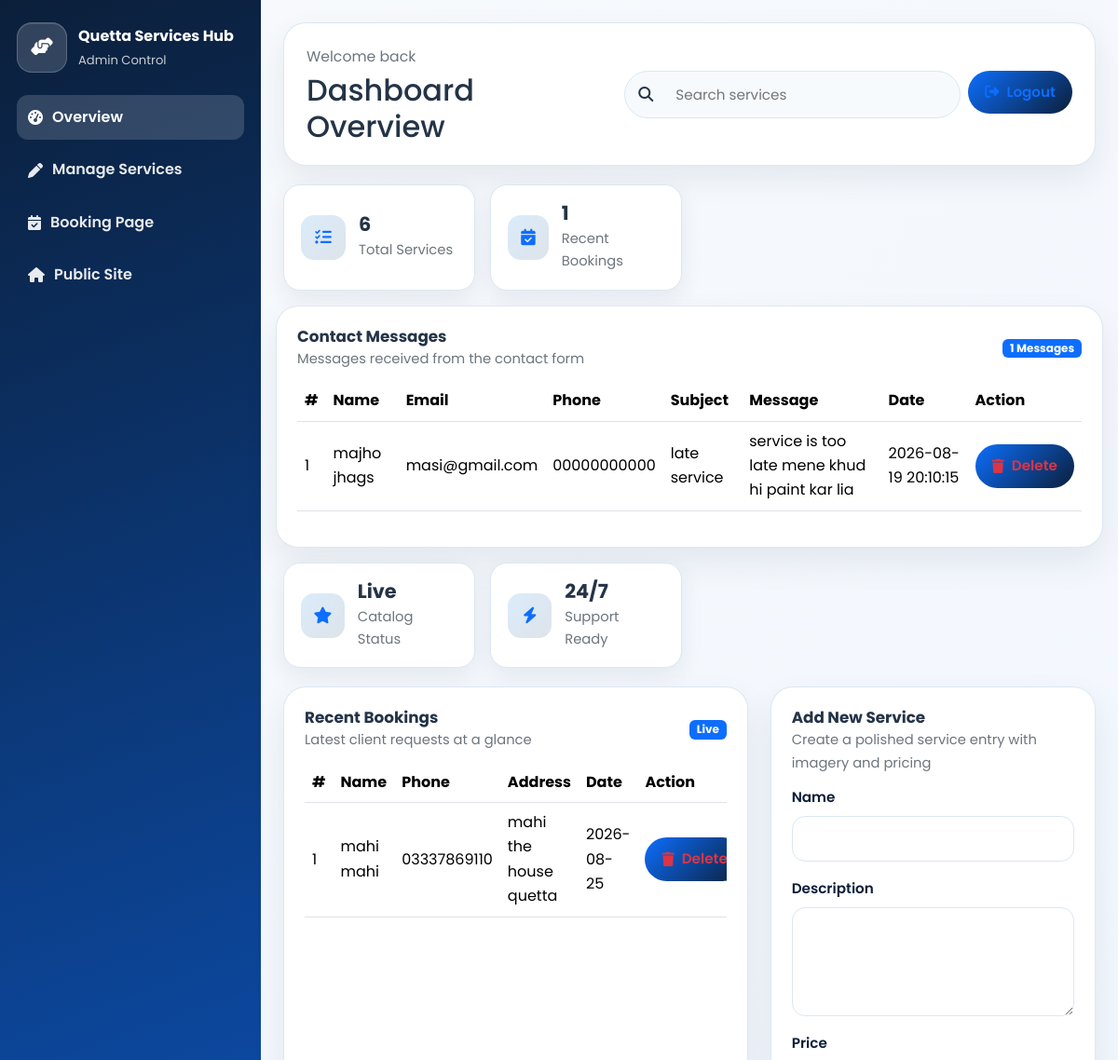
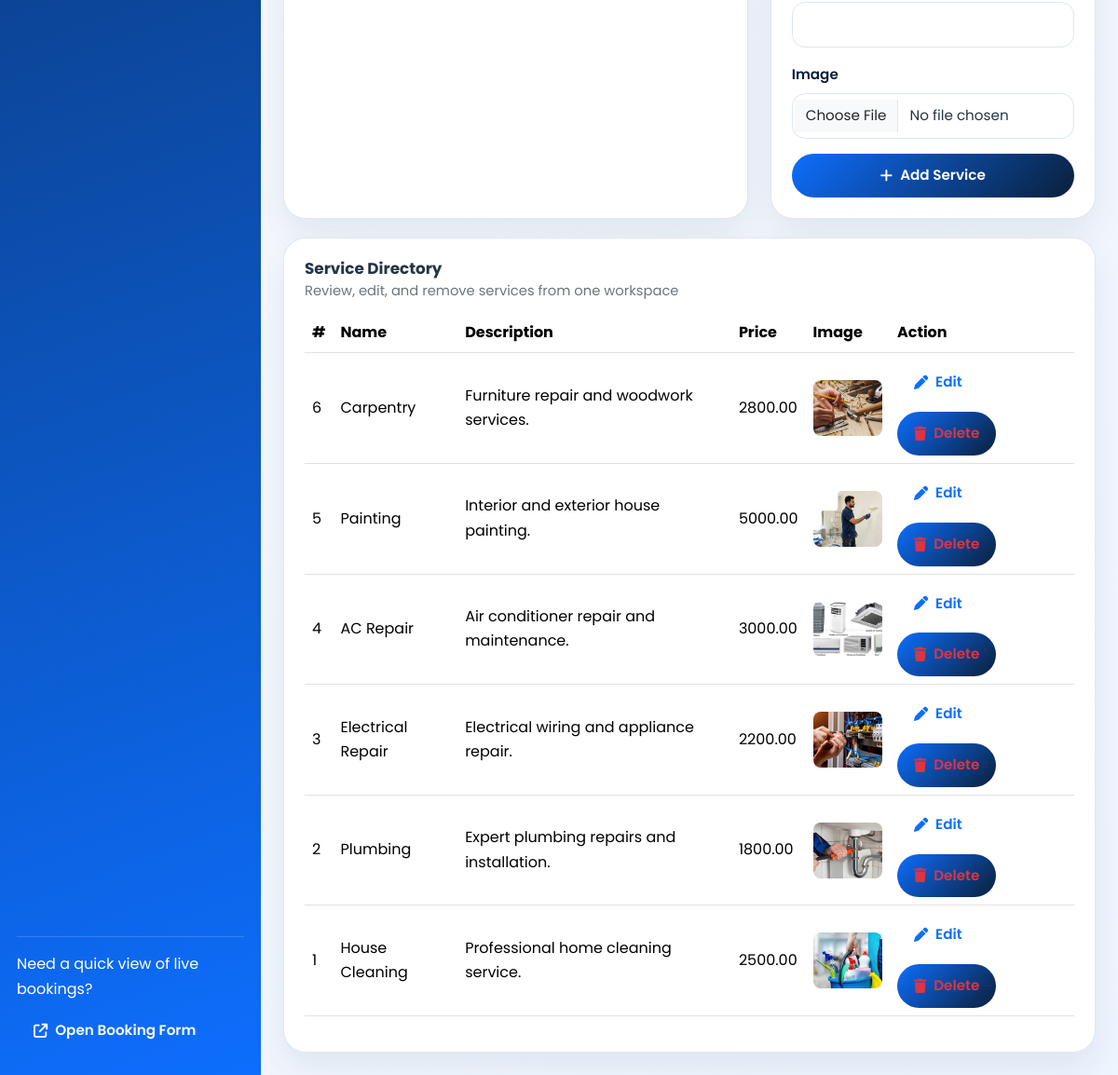
The app's page /admin_dashboard.php (signed in) with its own data (2 pictures, top to bottom).
### tables this page shows
CREATE TABLE `contact_messages` (
  `id` int(11) NOT NULL,
  `first_name` varchar(100) NOT NULL,
  `last_name` varchar(100) NOT NULL,
  `email` varchar(150) NOT NULL,
  `phone` varchar(30) NOT NULL,
  `subject` varchar(200) NOT NULL,
  `message` text NOT NULL,
  `created_at` timestamp NOT NULL DEFAULT current_timestamp()
);

CREATE TABLE `bookings` (
  `id` int(11) NOT NULL,
  `service_id` int(11) NOT NULL,
  `name` varchar(255) NOT NULL,
  `phone` varchar(20) NOT NULL,
  `address` text NOT NULL,
  `booking_date` date NOT NULL,
  `created_at` timestamp NOT NULL DEFAULT current_timestamp()
);

CREATE TABLE `services` (
  `id` int(11) NOT NULL,
  `name` varchar(255) NOT NULL,
  `description` text NOT NULL,
  `price` decimal(10,2) NOT NULL,
  `image` varchar(255) NOT NULL
);

### admin_dashboard.php (the view, shortened to what the rows shown need)
<?php
include 'config.php';
$services = [];
if ($conn) {
    $tableCheck = $conn->query("SHOW TABLES LIKE 'services'");
    if ($tableCheck && $tableCheck->num_rows > 0) {
        $result = $conn->query('SELECT * FROM services ORDER BY id DESC');
        if ($result) {
            while ($row = $result->fetch_assoc()) {
                $services[] = $row;
            }
        }
    }
}
$bookings = [];
if ($conn) {
    $bookingTableCheck = $conn->query("SHOW TABLES LIKE 'bookings'");
    if ($bookingTableCheck && $bookingTableCheck->num_rows > 0) {
        $bookingResult = $conn->query('SELECT * FROM bookings ORDER BY id DESC LIMIT 5');
        if ($bookingResult) {
            while ($bookingRow = $bookingResult->fetch_assoc()) {
                $bookings[] = $bookingRow;
            }
        }
    }
}
$contactMessages = [];
if ($conn) {
    $contactTableCheck = $conn->query("SHOW TABLES LIKE 'contact_messages'");
    if ($contactTableCheck && $contactTableCheck->num_rows > 0) {
        $contactResult = $conn->query(
            'SELECT * FROM contact_messages ORDER BY id DESC LIMIT 10'
        );
        if ($contactResult) {
            while ($contactRow = $contactResult->fetch_assoc()) {
                $contactMessages[] = $contactRow;
            }
        }
    }
}
?>
<!DOCTYPE html>
<html lang="en">
<head>
    <link href="https://cdn.jsdelivr.net/npm/bootstrap@5.3.3/dist/css/bootstrap.min.css" rel="stylesheet">
    <link rel="stylesheet" href="https://cdnjs.cloudflare.com/ajax/libs/font-awesome/6.5.2/css/all.min.css">
    <link rel="stylesheet" href="assets/styles.css">
</head>
<body class="admin-dashboard-body">
    <div class="admin-dashboard-shell" role="main">
        <main class="admin-content" role="main">
            <header class="admin-topbar">
                <div>
                    <h2 class="mb-0">Dashboard Overview</h2>
                </div>
            </header>
            <section class="row g-3">
<section class="admin-card">
    <?php if (!empty($contactMessages)) : ?>
        <div class="table-responsive">
            <table class="table table-hover align-middle admin-table">
                <thead>
                    <tr>
                        <th>#</th>
                        <th>Name</th>
                        <th>Email</th>
                        <th>Phone</th>
                        <th>Subject</th>
                        <th>Message</th>
                        <th>Date</th>
                        <th>Action</th>
                    </tr>
                </thead>
                <tbody>
                    <?php foreach ($contactMessages as $contact) : ?>
                        <tr>
                            <td>
                                <?= (int)($contact['id'] ?? 0) ?>
                            </td>
                            <td>
                                <?= htmlspecialchars(
                                    ($contact['first_name'] ?? '') . ' ' .
                                    ($contact['last_name'] ?? '')
                                ) ?>
                            </td>
                            <td>
                                <?= htmlspecialchars(
                                    (string)($contact['email'] ?? '')
                                ) ?>
                            </td>
                            <td>
                                <?= htmlspecialchars(
                                    (string)($contact['phone'] ?? '')
                                ) ?>
                            </td>
                            <td>
                                <?= htmlspecialchars(
                                    (string)($contact['subject'] ?? '')
                                ) ?>
                            </td>
                            <td>
                                <?= htmlspecialchars(
                                    (string)($contact['message'] ?? '')
                                ) ?>
                            </td>
                            <td>
                                <?= htmlspecialchars(
                                    (string)($contact['created_at'] ?? '')
                                ) ?>
                            </td>
                            <td>
                                <form method="post"
                                      onsubmit="return confirm('Are you sure you want to delete this message?');">
                                    <button
                                        class="btn btn-sm btn-outline-danger"
                                        type="submit"
                                        title="Delete Message">
                                        <i class="fa-solid fa-trash"></i>
                                        Delete
                                    </button>
                                </form>
                            </td>
                        </tr>
                    <?php endforeach; ?>
                </tbody>
            </table>
        </div>
    <?php else : ?>
        <div class="empty-state">
            No contact messages have been received yet.
        </div>
    <?php endif; ?>
</section>
            </section>
            <section class="row g-4">
                <div class="col-12 col-xl-7">
                    <div class="admin-card h-100">
                        <?php if (!empty($bookings)) : ?>
                            <div class="table-responsive">
                                <table class="table table-hover align-middle admin-table">
                                    <thead>
                                        <tr>
                                            <th>#</th>
                                            <th>Name</th>
                                            <th>Phone</th>
                                            <th>Address</th>
                                            <th>Date</th>
											<th>Action</th>
                                        </tr>
                                    </thead>
                                    <tbody>
                                        <?php foreach ($bookings as $booking) : ?>
                                            <tr>
                                                <td><?= (int)($booking['id'] ?? 0) ?></td>
                                                <td><?= htmlspecialchars((string)($booking['name'] ?? '')) ?></td>
                                                <td><?= htmlspecialchars((string)($booking['phone'] ?? '')) ?></td>
                                                <td><?= htmlspecialchars((string)($booking['address'] ?? '')) ?></td>
                                                <td><?= htmlspecialchars((string)($booking['booking_date'] ?? '')) ?></td>
                                                <td>
    <form method="post" onsubmit="return confirm('Are you sure you want to delete this booking?');">
        <button
            class="btn btn-sm btn-outline-danger"
            type="submit"
            title="Delete Booking"
        >
            <i class="fa-solid fa-trash"></i> Delete
        </button>
    </form>
</td>
                                            </tr>
                                        <?php endforeach; ?>
                                    </tbody>
                                </table>
                            </div>
                        <?php else : ?>
                            <div class="empty-state">No bookings have been submitted yet.</div>
                        <?php endif; ?>
                    </div>
                </div>
            </section>
            <section class="admin-card">
                <?php if (!empty($services)) : ?>
                    <div class="table-responsive">
                        <table class="table table-hover align-middle admin-table" id="serviceTable">
                            <thead>
                                <tr>
                                    <th>#</th>
                                    <th>Name</th>
                                    <th>Description</th>
                                    <th>Price</th>
                                    <th>Image</th>
                                    <th>Action</th>
                                </tr>
                            </thead>
                            <tbody>
                                <?php foreach ($services as $service) : ?>
                                    <tr>
                                        <td><?= (int)$service['id'] ?></td>
                                        <td><?= htmlspecialchars($service['name']) ?></td>
                                        <td><?= htmlspecialchars($service['description']) ?></td>
                                        <td><?= htmlspecialchars($service['price']) ?></td>
                                        <td>
                                            <?php
$imageFile = trim((string)($service['image'] ?? ''));
if ($imageFile !== '') {
    $imageFile = basename($imageFile);
    $imageSrc = 'images/' . $imageFile;
    $imageFullPath = __DIR__ . '/images/' . $imageFile;
}
?>
<?php if ($imageFile !== '' && file_exists($imageFullPath)) : ?>
    <img
        src="<?= htmlspecialchars($imageSrc) ?>"
        alt="<?= htmlspecialchars($service['name']) ?>"
        loading="lazy"
        decoding="async"
        style="width:80px; height:60px; object-fit:cover; border-radius:8px;"
    >
<?php else : ?>
    <span class="text-muted">No image</span>
<?php endif; ?>
                                        </td>
                                        <td>
                                            <div class="d-flex flex-wrap gap-2">
                                                <a class="btn btn-sm btn-outline-primary" href="edit_service.php?id=<?= (int)$service['id'] ?>"><i class="fa-solid fa-pen"></i> Edit</a>
                                                <form method="post" onsubmit="return confirm('Delete this service?');">
                                                    <button class="btn btn-sm btn-outline-danger" type="submit"><i class="fa-solid fa-trash"></i> Delete</button>
                                                </form>
                                            </div>
                                        </td>
                                    </tr>
                                <?php endforeach; ?>
                            </tbody>
                        </table>
                    </div>
                <?php else : ?>
                    <div class="empty-state">No services found.</div>
                <?php endif; ?>
            </section>
        </main>
    </div>
</body>
</html>

### records on screen
contact_messages: id "1", first_name+last_name "majho jhags", email "masi@gmail.com", phone "00000000000", subject "late service", message "service is too late mene khud hi paint kar lia", created_at "2026-08-19 20:10:15"
bookings: id "1", name "mahi mahi", phone "03337869110", address "mahi the house quetta", booking_date "2026-08-25"
services: id "6", name "Carpentry", description "Furniture repair and woodwork services.", price "2800.00", image (picture)
services: id "5", name "Painting", description "Interior and exterior house painting.", price "5000.00", image (picture)
services: id "4", name "AC Repair", description "Air conditioner repair and maintenance.", price "3000.00", image (picture)
services: id "3", name "Electrical Repair", description "Electrical wiring and appliance repair.", price "2200.00", image (picture)
services: id "2", name "Plumbing", description "Expert plumbing repairs and installation.", price "1800.00", image (picture)
services: id "1", name "House Cleaning", description "Professional home cleaning service.", price "2500.00", image (picture)

### other values on screen
count($services) "6"
count($bookings) "1"
count($contactMessages) "1"
